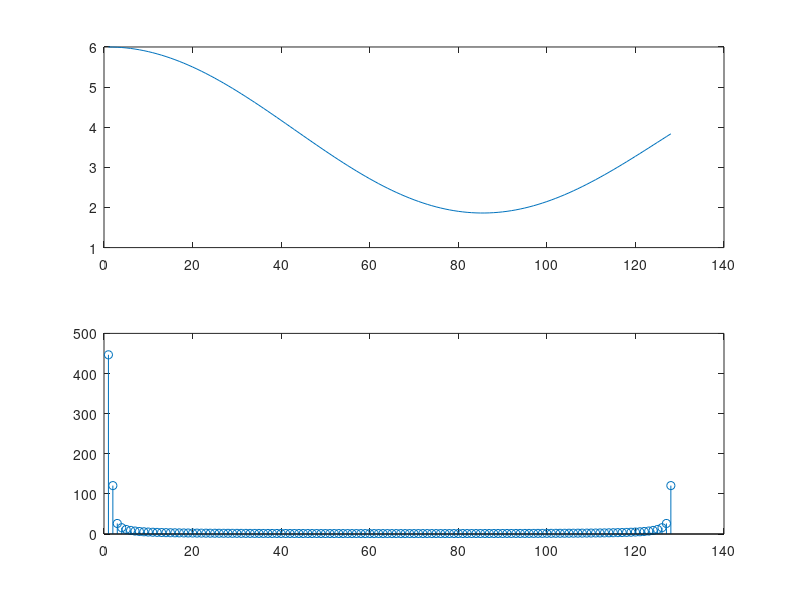

Reproduce this figure in MATLAB.
clear;
close all;
%N = 32;
%n = 0:N-1;
%k = 3.5;
%x1 = sin(2*pi*k/N*n);
%x2 = cos(2*pi*k*31/N*n);
%y1 = fft(x1);
%subplot(211), stem(n,x1+x2);
%subplot(212), stem(n,x2);

dt = 0;
N = 128;
fp = 8000;
t = dt:1/fp:dt+(N-1)*1/fp;
f = 0:fp/N:(N-1)*fp/N;
fs1 = 4;
fs2 = 48;
x1 = 4*cos(2*pi*fs1*t);
x2 = 2*cos(2*pi*fs2*t);
x = 1*x1+1*x2;
y1 = fft(x);
y1_mod = abs(y1);
y1_phase = angle(y1);
subplot(211),plot(x);
subplot(212),stem(y1_mod);
% (k/N) = fs => k/128 = 4 => k = 512
%plot([x x])

%M = 9*N;
%x_ext = [x,zeros(1,M)];
%f_ext = 0:fp/(N+M):(N+M-1)*fp/(N+M);
%X_ext = fft(x_ext);
%Xa_ext = abs(X_ext);
%close all;
%stem(f_ext,(Xa_ext),'b');
%hold on;
%stem(f,(y1_mod));
%hold off;